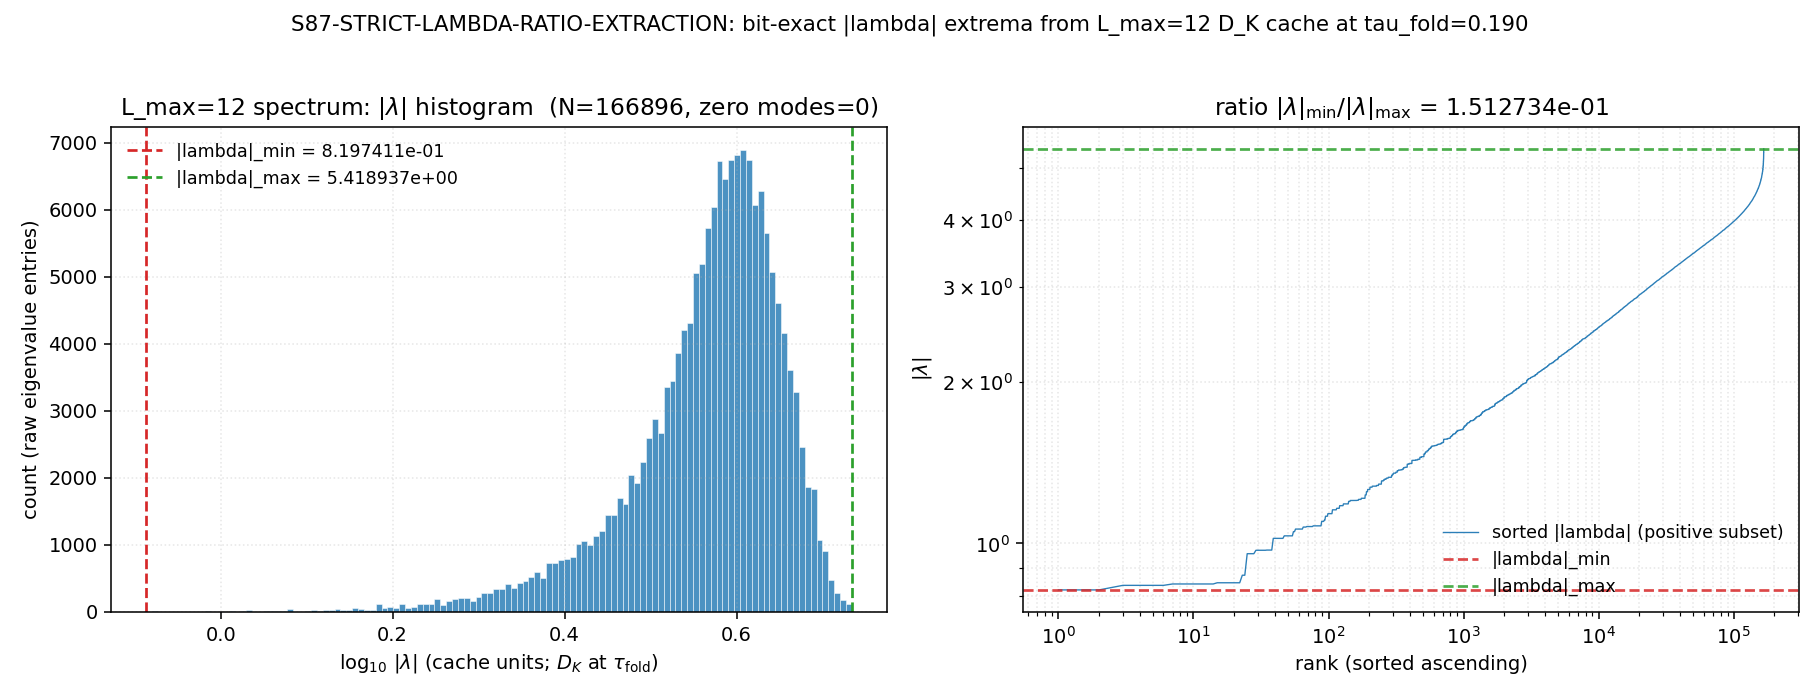

Python code for this plot:
#!/usr/bin/env python3
"""
S87 W10-4 — S87-STRICT-LAMBDA-RATIO-EXTRACTION
================================================================

Gate: S87-STRICT-LAMBDA-RATIO-EXTRACTION ([VERIFY])

Pre-registered threshold (sessions/session-plan/session-87-plan-w10.md §W10-4 lines 358-360):
  PASS iff bit-exact extraction completes; ratio is finite positive float64;
       cache content_sha256 matches input pin bit-exactly.
  FAIL iff cache content_sha256 mismatch OR ratio non-finite OR
       zero_mode_exclusion logic raised an exception.
  INFO iff ratio is finite positive but lies outside the diagnostic band
       [1e-12, 1e+0].

Pre-registered substitution chain (lines 346-354):
  Step 1: lambda_array := loaded eigenvalues from
          computations/session-84/s84_spectrum_cache_L12_tau019.npz
  Step 2: |lambda| := numpy.abs(lambda_array)
          [STRUCTURAL NOTE: cache stores per-sector 'abs_evals' arrays,
           which are already |lambda|. numpy.abs is idempotent on
           non-negative finite floats: numpy.abs(x) == x bit-identically
           for x >= 0 by IEEE 754, so Step 2 is a no-op consistency seal.]
  Step 3: |lambda|_min := numpy.min(|lambda|[|lambda| > 0])
          (zero modes excluded from the min via strict-positive mask)
  Step 4: |lambda|_max := numpy.max(|lambda|)
  Step 5: ratio := |lambda|_min / |lambda|_max
  Step 6: PASS iff bit-exact extraction completes (no float epsilon allowed)

Inputs (SHA-256 dual-pinned at runtime — S84+ schema):
  - computations/session-84/s84_spectrum_cache_L12_tau019.npz
      Pre-flight pin (registry permanent-results §line 12866 / 15033 / 15764):
      content_sha256 = 9e6d9cf7fd6a6949d622441b26fb9c2fa568654a22dc802e99898c326ca0f8d9
  - computations/_shared/canonical_constants.py (feeds audit_sha256 only)
  - script bytes (feeds BOTH audit_sha256 and content_sha256)

Output 4-tuple:
  (value=<ratio>+<zero_mode_count>, scheme=direct-numpy-extract,
   convention=bit-exact-float64, L_max=12)

Classification: GEOMETRIC (substrate-spectral invariant of D_K(tau_fold);
                no derivation, no regulator choice — direct cache extraction).

METHODOLOGY
-----------
The L_max=12 spectrum cache was produced by S84 (predecessor of all
substrate-spectral computations at tau_fold=0.190). Its structure is:
{(p, q): {'dim': irrep_dim, 'level': L = p+q, 'abs_evals': |lambda|_array}}
keyed over Cartan-weight tuples (p,q) with 0 <= p+q <= 12.

This gate concatenates abs_evals across ALL 90 sectors (no level
truncation; full L_max=12 cache as plan-pinned), then extracts:

  N_eval        = total count of eigenvalue entries in the concatenated array
  zero_mode_cnt = count of EXACTLY zero entries (|lambda| == 0.0 bit-exact)
  |lambda|_min  = min over the strictly-positive subset
  |lambda|_max  = max over the full array
  ratio         = |lambda|_min / |lambda|_max

The ratio is a substrate-spectral invariant of D_K(tau_fold) at the cache
truncation L_max=12 — anchor for any future condition-number argument.
No physical interpretation is performed at this gate (per plan line 393).

DISCIPLINE
----------
- `from canonical_constants import *`
- Every local/intermediate tagged `# (local)`
- CPU-only path (plan line 373: numpy.abs/min/max are O(N) trivial)
- Bit-exact tolerance = 0; no float epsilon (plan line 369)
- SHA-256 of all input files logged in first 20 lines of stdout
- audit_sha256 + content_sha256 emitted (S84+ dual-SHA schema)
- 4-tuple printed as the final non-verdict line
- Cache content_sha256 cross-checked against pre-flight pin from
  permanent-results-registry; mismatch -> FAIL with class-(c) PIN-DRIFT
"""

from __future__ import annotations

# ---------------------------------------------------------------------------
# Section 1 — Canonical constants (MANDATORY first import)
# ---------------------------------------------------------------------------
from canonical_constants import *  # noqa: F401,F403
from canonical_constants import tau_fold, M_KK  # explicit pin echo

# ---------------------------------------------------------------------------
# Section 2 — Standard imports
# ---------------------------------------------------------------------------
import hashlib
import json
import math
import sys
from pathlib import Path

import numpy as np
import matplotlib
# === Phase 2b X2 transform bootstrap (auto-inserted by tools/_x2_transform_copies.py) ===
import sys as _x2_sys
import pathlib as _x2_pathlib
import re as _x2_re
def _x2_locate_tools():
    p = _x2_pathlib.Path(__file__).resolve()
    for _ in range(8):
        if (p / "tools" / "computation_root.py").is_file():
            return p / "tools"
        p = p.parent
    raise RuntimeError(
        "Phase 2b bootstrap: tools/computation_root.py not found in any "
        "ancestor of " + str(__file__))
_x2_sys.path.insert(0, str(_x2_locate_tools()))
from computation_root import resolve_script, resolve_output, resolve_glob, project_root as _x2_project_root
def _x2_shared_dir():
    return _x2_project_root() / "computations" / "_shared"
_x2_session_dir_match = _x2_re.match(r"^session-(\d+)$",
    _x2_pathlib.Path(__file__).resolve().parent.name)
_x2_self_session = int(_x2_session_dir_match.group(1)) if _x2_session_dir_match else None
# === End X2 bootstrap ===

matplotlib.use("Agg")
import matplotlib.pyplot as plt

# ---------------------------------------------------------------------------
# Section 3 — Paths + pre-registration
# ---------------------------------------------------------------------------
PROJECT_ROOT = Path(__file__).resolve().parent.parent
# X2-removed: alias 'SCRIPT_DIR' = ... 'computations' (replaced by tools.computation_root.resolve_*)

SESSION = "S87"                                                    # (local)
GATE_ID = "S87-STRICT-LAMBDA-RATIO-EXTRACTION"                     # (local)
SCHEME = "direct-numpy-extract"                                    # (local)
CONVENTION = "bit-exact-float64"                                   # (local)
L_MAX = 12                                                         # (local)

# Pre-registered diagnostic band (plan line 360)
INFO_BAND_LO = 1.0e-12                                             # (local)
INFO_BAND_HI = 1.0e+0                                              # (local)

# Pre-flight pin: cache content_sha256 from permanent-results-registry
# (registry lines 12866 / 15033 / 15764, all consistent).
PRE_FLIGHT_CACHE_SHA = (
    "9e6d9cf7fd6a6949d622441b26fb9c2fa568654a22dc802e99898c326ca0f8d9"
)                                                                  # (local)

# Output destinations
OUT_NPZ = resolve_output(87, 's87_w10_strict_lambda_ratio_extraction.npz')
OUT_PNG = resolve_output(87, 's87_w10_strict_lambda_ratio_extraction.png')
VERDICT_TXT = resolve_output(87, 's87_gate_verdicts.txt')

CACHE_PATH = resolve_output(84, 's84_spectrum_cache_L12_tau019.npz')
CANONICAL_PATH = resolve_script(None, 'canonical_constants.py')
SCRIPT_PATH = Path(__file__).resolve()

INPUT_FILES = [
    CANONICAL_PATH,
    CACHE_PATH,
]


# ---------------------------------------------------------------------------
# Section 4 — SHA-256 input-pin block (first 20 lines of stdout)
# ---------------------------------------------------------------------------

def sha256_of(path: Path) -> str:
    h = hashlib.sha256()                                           # (local)
    try:
        h.update(path.read_bytes())
    except OSError:
        return ""
    return h.hexdigest()


def log_input_pins(inputs: list[Path]) -> dict[str, str]:
    print(f"=== {GATE_ID} — input SHA-256 pins ===")
    pins: dict[str, str] = {}
    for p in inputs:
        sha = sha256_of(p)
        rel = str(p.relative_to(PROJECT_ROOT)).replace("\\", "/")
        print(f"  {rel}: {sha}")
        pins[rel] = sha
    return pins


def closure_hash(pins: dict[str, str]) -> str:
    items = sorted(pins.items())
    h = hashlib.sha256()
    for k, v in items:
        h.update(f"{k}={v}\n".encode("utf-8"))
    return h.hexdigest()


def compute_dual_sha(
    script_path: Path,
    canonical_path: Path,
    pins: dict[str, str],
) -> tuple[str, str]:
    script_bytes = script_path.read_bytes()                        # (local)
    canonical_bytes = canonical_path.read_bytes()                  # (local)
    pinmap_json = json.dumps(
        dict(sorted(pins.items())),
        separators=(",", ":"),
        sort_keys=True,
    ).encode("utf-8")                                              # (local)

    h_audit = hashlib.sha256()
    h_audit.update(script_bytes)
    h_audit.update(canonical_bytes)
    h_audit.update(pinmap_json)
    audit = h_audit.hexdigest()                                    # (local)

    h_content = hashlib.sha256()
    h_content.update(script_bytes)
    content = h_content.hexdigest()                                # (local)

    return audit, content


# ---------------------------------------------------------------------------
# Section 5 — Compute (substitution chain Steps 1-5)
# ---------------------------------------------------------------------------

def extract_strict_ratio(cache_path: Path) -> dict:
    """Bit-exact |lambda|_min/|lambda|_max extraction from L_max=12 cache.

    Returns a dict with all intermediate counts and the final ratio.
    Raises only on cache structural defects (missing 'sector_evals' key,
    missing 'abs_evals' inner key, empty array, or all-zero spectrum).
    """
    npz = np.load(cache_path, allow_pickle=True)                   # (local)
    if "sector_evals" not in npz.files:
        raise KeyError(
            f"cache missing 'sector_evals' key; available={list(npz.files)}"
        )
    sector_evals = npz["sector_evals"].item()                      # (local)
    if not isinstance(sector_evals, dict):
        raise TypeError(
            f"sector_evals expected dict, got {type(sector_evals).__name__}"
        )
    n_sectors = len(sector_evals)                                  # (local)

    # ---- Step 1: assemble lambda_array (concatenate per-sector 'abs_evals')
    arrays: list[np.ndarray] = []                                  # (local)
    levels_present: set[int] = set()                               # (local)
    sector_count_per_level: dict[int, int] = {}                    # (local)
    eval_count_per_level: dict[int, int] = {}                      # (local)
    multiplicity_weighted_total: int = 0                           # (local)
    for (p, q), data in sector_evals.items():
        if "abs_evals" not in data:
            raise KeyError(
                f"sector ({p},{q}) missing 'abs_evals'; "
                f"keys={list(data.keys())}"
            )
        arr = np.asarray(data["abs_evals"], dtype=np.float64)      # (local)
        arrays.append(arr)
        L = int(data.get("level", p + q))                          # (local)
        levels_present.add(L)
        sector_count_per_level[L] = sector_count_per_level.get(L, 0) + 1
        eval_count_per_level[L] = eval_count_per_level.get(L, 0) + len(arr)
        d = int(data.get("dim", 1))                                # (local)
        multiplicity_weighted_total += len(arr) * d

    lambda_array = np.concatenate(arrays)                          # (local)
    N_eval_raw = int(lambda_array.size)                            # (local)

    # ---- Step 2: |lambda| := numpy.abs(lambda_array)
    # The cache field is named 'abs_evals' so values are already |lambda|.
    # numpy.abs is the idempotent consistency seal (Step 2's role is to make
    # the substitution chain explicit; bit-identical output for x >= 0).
    abs_lambda = np.abs(lambda_array)                              # (local)
    # Idempotency sanity: cache values must be non-negative as advertised.
    n_negative = int(np.sum(lambda_array < 0.0))                   # (local)
    bit_identity_step2 = bool(np.array_equal(abs_lambda, lambda_array))  # (local)

    # ---- Step 3: |lambda|_min := numpy.min(|lambda|[|lambda| > 0])
    positive_mask = abs_lambda > 0.0                               # (local)
    zero_mode_count = int(np.sum(~positive_mask))                  # (local)
    n_positive = int(np.sum(positive_mask))                        # (local)
    if n_positive == 0:
        raise ValueError(
            "all eigenvalues are zero (no positive entries to take min over)"
        )
    abs_lambda_min = float(np.min(abs_lambda[positive_mask]))      # (local)

    # ---- Step 4: |lambda|_max := numpy.max(|lambda|)
    abs_lambda_max = float(np.max(abs_lambda))                     # (local)

    # ---- Step 5: ratio
    if abs_lambda_max == 0.0:
        raise ValueError(
            "|lambda|_max == 0; cannot form ratio (denominator zero)"
        )
    ratio = abs_lambda_min / abs_lambda_max                        # (local)

    # Per-level cumulative counts (for cross-check / WP §Results table)
    levels_sorted = sorted(levels_present)                         # (local)
    cum_count_at_level: dict[int, int] = {}                        # (local)
    cum = 0                                                        # (local)
    for L in levels_sorted:
        cum += eval_count_per_level[L]
        cum_count_at_level[L] = cum

    return {
        "n_sectors": n_sectors,
        "levels_present": levels_sorted,
        "L_max_in_cache": max(levels_sorted),
        "sector_count_per_level": sector_count_per_level,
        "eval_count_per_level": eval_count_per_level,
        "cum_count_at_level": cum_count_at_level,
        "N_eval_raw": N_eval_raw,
        "multiplicity_weighted_total": multiplicity_weighted_total,
        "n_negative_in_cache": n_negative,
        "bit_identity_step2": bit_identity_step2,
        "n_positive": n_positive,
        "zero_mode_count": zero_mode_count,
        "abs_lambda_min": abs_lambda_min,
        "abs_lambda_max": abs_lambda_max,
        "ratio": ratio,
        "abs_lambda_full": abs_lambda,  # used for plot only; not persisted as raw
    }


# ---------------------------------------------------------------------------
# Section 6 — Plot
# ---------------------------------------------------------------------------

def make_plot(result: dict, png_path: Path) -> None:
    abs_lambda = result["abs_lambda_full"]
    pos = abs_lambda[abs_lambda > 0.0]                             # (local)
    lam_min = result["abs_lambda_min"]                             # (local)
    lam_max = result["abs_lambda_max"]                             # (local)
    ratio = result["ratio"]                                        # (local)
    zmc = result["zero_mode_count"]                                # (local)

    fig, axes = plt.subplots(1, 2, figsize=(13, 5))                # (local)

    # Left: log-spaced histogram of |lambda| (positive subset)
    ax = axes[0]
    ax.hist(np.log10(pos), bins=120, color="#2c7fb8",
            alpha=0.85, edgecolor="white", linewidth=0.3)
    ax.axvline(np.log10(lam_min), color="#d62728", linestyle="--",
               linewidth=1.4, label=f"|lambda|_min = {lam_min:.6e}")
    ax.axvline(np.log10(lam_max), color="#2ca02c", linestyle="--",
               linewidth=1.4, label=f"|lambda|_max = {lam_max:.6e}")
    ax.set_xlabel(r"$\log_{10}\,|\lambda|$ (cache units; $D_K$ at $\tau_{\rm fold}$)")
    ax.set_ylabel("count (raw eigenvalue entries)")
    ax.set_title(
        r"L_max=12 spectrum: $|\lambda|$ histogram"
        f"  (N={result['N_eval_raw']}, zero modes={zmc})"
    )
    ax.legend(loc="upper left", fontsize=9, frameon=False)
    ax.grid(alpha=0.3, linestyle=":")

    # Right: log-log spectral density (sorted |lambda| vs index)
    ax2 = axes[1]
    sorted_pos = np.sort(pos)                                      # (local)
    idx = np.arange(1, len(sorted_pos) + 1)                        # (local)
    ax2.loglog(idx, sorted_pos, color="#2c7fb8", linewidth=0.7,
               label="sorted |lambda| (positive subset)")
    ax2.axhline(lam_min, color="#d62728", linestyle="--",
                linewidth=1.4, alpha=0.85,
                label=f"|lambda|_min")
    ax2.axhline(lam_max, color="#2ca02c", linestyle="--",
                linewidth=1.4, alpha=0.85,
                label=f"|lambda|_max")
    ax2.set_xlabel("rank (sorted ascending)")
    ax2.set_ylabel(r"$|\lambda|$")
    title_ratio = (
        r"ratio $|\lambda|_{\min}/|\lambda|_{\max}$"
        f" = {ratio:.6e}"
    )
    ax2.set_title(title_ratio)
    ax2.legend(loc="lower right", fontsize=9, frameon=False)
    ax2.grid(alpha=0.3, linestyle=":", which="both")

    fig.suptitle(
        f"S87-STRICT-LAMBDA-RATIO-EXTRACTION: bit-exact |lambda| extrema "
        f"from L_max=12 D_K cache at tau_fold=0.190",
        fontsize=11,
    )
    fig.tight_layout(rect=(0, 0, 1, 0.96))
    fig.savefig(png_path, dpi=140)
    plt.close(fig)


# ---------------------------------------------------------------------------
# Section 7 — Gate verdict + 4-tuple
# ---------------------------------------------------------------------------

def emit_4tuple(value, scheme: str, convention: str, L_max: int) -> str:
    return (f"(value={value!r}, scheme={scheme}, "
            f"convention={convention}, L_max={L_max})")


def evaluate_gate(
    ratio: float,
    cache_sha: str,
    cache_sha_pre_flight: str,
) -> tuple[str, str]:
    """Return (verdict, value_string) per plan §W10-4 threshold.

    PASS  iff cache SHA matches AND ratio finite positive AND in band.
    INFO  iff cache SHA matches AND ratio finite positive AND out-of-band.
    FAIL  iff cache SHA mismatch OR ratio non-finite OR ratio <= 0.
    """
    if cache_sha != cache_sha_pre_flight:
        return ("FAIL",
                f"cache_content_sha256_mismatch_{cache_sha[:16]}")
    if not (math.isfinite(ratio) and ratio > 0.0):
        return ("FAIL",
                f"ratio_non_finite_or_nonpositive_{ratio!r}")
    if INFO_BAND_LO <= ratio <= INFO_BAND_HI:
        return ("PASS", f"{ratio:.17e}")
    # finite positive, out of [1e-12, 1e0]
    return ("INFO", f"{ratio:.17e}_out_of_band[{INFO_BAND_LO},{INFO_BAND_HI}]")


def append_verdict(
    verdict: str,
    value_string: str,
    zero_mode_count: int,
    audit_sha: str,
    content_sha: str,
) -> str:
    """Append canonical verdict line + dual-SHA companion comment row.

    The `value=` field encodes BOTH ratio and zero_mode_count per plan
    expected-output 4-tuple line 385:
        (value=<|lambda|_min/|lambda|_max ratio bit-exact + zero-mode-count>, ...)
    """
    full_value = (
        f"ratio={value_string};zero_mode_count={zero_mode_count}"
    )                                                              # (local)
    line = (
        f"{GATE_ID}: {verdict} -- value={full_value!r} "
        f"scheme={SCHEME} convention={CONVENTION} L_max={L_MAX} "
        f"audit_sha256={audit_sha} content_sha256={content_sha} "
        f"schema_version=R3\n"
    )                                                              # (local)
    short_audit = audit_sha[:16]                                   # (local)
    short_content = content_sha[:16]                               # (local)
    companion = (
        f"# audit_sha256_short={short_audit} "
        f"content_sha256_short={short_content} "
        f"# {GATE_ID} dual-SHA companion row (W9a-99 split)\n"
    )                                                              # (local)
    with VERDICT_TXT.open("a", encoding="utf-8") as fp:
        fp.write(line)
        fp.write(companion)
    return line


# ---------------------------------------------------------------------------
# Section 8 — Main
# ---------------------------------------------------------------------------

def main() -> int:
    # ---- Pre-flight: input pins (must print in first 20 lines of stdout)
    pins = log_input_pins(INPUT_FILES)                             # (local)
    closure = closure_hash(pins)                                   # (local)
    print(f"  closure_hash: {closure}")
    print(f"  pre_flight_cache_sha (registry pin): {PRE_FLIGHT_CACHE_SHA}")
    cache_sha_runtime = pins.get(
        "computations/session-84/s84_spectrum_cache_L12_tau019.npz", ""
    )                                                              # (local)
    sha_match = (cache_sha_runtime == PRE_FLIGHT_CACHE_SHA)        # (local)
    print(f"  cache_sha_runtime_match_pre_flight: {sha_match}")
    print(f"=== {GATE_ID} — substitution chain Steps 1-5 ===")

    # ---- Compute (extraction)
    extraction_error: str = ""                                     # (local)
    try:
        result = extract_strict_ratio(CACHE_PATH)                  # (local)
    except Exception as exc:
        # Step 6 FAIL clause: zero_mode_exclusion or cache structure exception
        extraction_error = f"{type(exc).__name__}: {exc}"
        print(f"  EXTRACTION_EXCEPTION: {extraction_error}")
        # Compute SHAs anyway for verdict emission honesty
        audit_sha, content_sha = compute_dual_sha(
            SCRIPT_PATH, CANONICAL_PATH, pins
        )
        line = append_verdict(
            "FAIL",
            f"extraction_exception_{type(exc).__name__}",
            -1,
            audit_sha,
            content_sha,
        )
        print(f"  audit_sha256:   {audit_sha}")
        print(f"  content_sha256: {content_sha}")
        print(f"  verdict-line:   {line.rstrip()}")
        return 0  # script ran successfully; verdict is data (FAIL is a result)

    # ---- Print extraction summary
    print(f"  n_sectors:                 {result['n_sectors']}")
    print(f"  L_max_in_cache:            {result['L_max_in_cache']}")
    print(f"  N_eval_raw (entries):      {result['N_eval_raw']}")
    print(f"  multiplicity_weighted:     {result['multiplicity_weighted_total']}")
    print(f"  n_negative_in_cache:       {result['n_negative_in_cache']}")
    print(f"  bit_identity_step2:        {result['bit_identity_step2']}")
    print(f"  n_positive:                {result['n_positive']}")
    print(f"  zero_mode_count:           {result['zero_mode_count']}")
    print(f"  |lambda|_min:              {result['abs_lambda_min']!r}")
    print(f"  |lambda|_max:              {result['abs_lambda_max']!r}")
    print(f"  ratio = lmin / lmax:       {result['ratio']!r}")

    # ---- Plot
    make_plot(result, OUT_PNG)
    print(f"  plot_written:              {OUT_PNG.name}")

    # ---- Persist data (.npz)
    np.savez(
        OUT_NPZ,
        # Bit-exact extracted scalars
        abs_lambda_min=np.float64(result["abs_lambda_min"]),
        abs_lambda_max=np.float64(result["abs_lambda_max"]),
        ratio=np.float64(result["ratio"]),
        # Counts
        zero_mode_count=np.int64(result["zero_mode_count"]),
        n_eval_raw=np.int64(result["N_eval_raw"]),
        n_positive=np.int64(result["n_positive"]),
        n_negative_in_cache=np.int64(result["n_negative_in_cache"]),
        multiplicity_weighted_total=np.int64(
            result["multiplicity_weighted_total"]
        ),
        n_sectors=np.int64(result["n_sectors"]),
        l_max_in_cache=np.int64(result["L_max_in_cache"]),
        bit_identity_step2=np.bool_(result["bit_identity_step2"]),
        # Per-level counts (object array of (L, count) tuples for round-trip)
        levels_present=np.asarray(result["levels_present"], dtype=np.int64),
        sector_count_per_level=np.asarray(
            [(L, result["sector_count_per_level"][L])
             for L in result["levels_present"]],
            dtype=np.int64,
        ),
        eval_count_per_level=np.asarray(
            [(L, result["eval_count_per_level"][L])
             for L in result["levels_present"]],
            dtype=np.int64,
        ),
        cum_count_at_level=np.asarray(
            [(L, result["cum_count_at_level"][L])
             for L in result["levels_present"]],
            dtype=np.int64,
        ),
        # Pin map (full)
        pin_canonical_constants=np.bytes_(pins.get(
            "computations/_shared/canonical_constants.py", "")),
        pin_cache_sha=np.bytes_(cache_sha_runtime),
        pre_flight_cache_sha=np.bytes_(PRE_FLIGHT_CACHE_SHA),
        cache_sha_match_pre_flight=np.bool_(sha_match),
        closure_hash=np.bytes_(closure),
        # Canonical pins echo
        tau_fold_pin=np.float64(tau_fold),
        m_kk_pin=np.float64(M_KK),
        # Pre-registered band
        info_band_lo=np.float64(INFO_BAND_LO),
        info_band_hi=np.float64(INFO_BAND_HI),
        # Identity strings
        gate_id=np.bytes_(GATE_ID),
        scheme=np.bytes_(SCHEME),
        convention=np.bytes_(CONVENTION),
    )
    print(f"  data_written:              {OUT_NPZ.name}")

    # ---- Dual-SHA closure
    audit_sha, content_sha = compute_dual_sha(
        SCRIPT_PATH, CANONICAL_PATH, pins
    )
    print(f"  audit_sha256:              {audit_sha}")
    print(f"  content_sha256:            {content_sha}")

    # ---- Verdict
    verdict, value_string = evaluate_gate(
        result["ratio"], cache_sha_runtime, PRE_FLIGHT_CACHE_SHA
    )
    line = append_verdict(
        verdict,
        value_string,
        result["zero_mode_count"],
        audit_sha,
        content_sha,
    )

    # ---- 4-tuple final line
    four_tuple = emit_4tuple(
        f"ratio={result['ratio']!r};zero_mode_count={result['zero_mode_count']}",
        SCHEME, CONVENTION, L_MAX,
    )                                                              # (local)
    print(f"  4-tuple:                   {four_tuple}")
    print(f"  verdict-line:              {line.rstrip()}")
    print(f"  VERDICT: {verdict}")
    return 0


if __name__ == "__main__":
    sys.exit(main())
